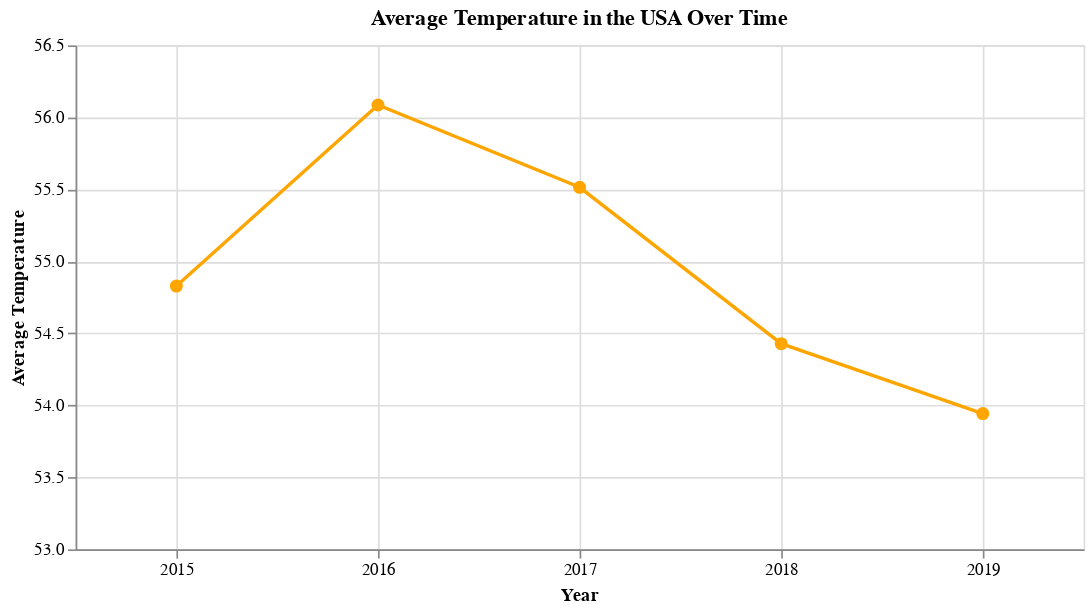

Source (notebook cell):
### Code cell
query_temperature = """
    SELECT Year, AVG(AverageTemperature) AS AverageTemperature
    FROM MonitorStation
    GROUP BY Year
    ORDER BY Year DESC
"""

# Execute the temperature query
cursor.execute(query_temperature)

# Fetch all temperature rows
temperature_rows = cursor.fetchall()

# Extract data into separate lists for plotting
years_temperature = []
average_temperature = []
for row in temperature_rows:
    years_temperature.append(row[0])
    average_temperature.append(row[1])


data = {"years_temperature": years_temperature,
        "average_temperature": average_temperature}

data = pd.DataFrame(data)

alt.Chart(data).mark_line(color = "orange", point = {"color":"orange", "size": 60}).encode(
    x = alt.X("years_temperature:O", title = 'Year', axis=alt.Axis(labelAngle= 0)),
    y = alt.Y("average_temperature:Q", title = 'Average Temperature', scale = alt.Scale(domain = [53, 56.5])),
    tooltip = [alt.Tooltip("years_temperature", title = "Year"),
               alt.Tooltip("average_temperature", title = "Average Temperature", format='.2f')]
).properties(
    title = 'Average Temperature in the USA Over Time',
    width = 600,
    height = 300
).configure_axis(
    grid = True
)

# Create a line graph
# plt.figure(figsize=(10, 6))
# plt.plot(years_temperature, average_temperature, marker='o', color='orange', linestyle='-')
# plt.xlabel('Year')
# plt.ylabel('Average Temperature')
# plt.title('Average Temperature in the USA Over Time')
# # Set integer ticks for the x-axis
# plt.xticks(np.arange(min(years), max(years) + 1, 1));
# plt.grid(True)
# plt.tight_layout()
# plt.show()

### Figure 1 — Vega-Lite specification as saved in the notebook (floating-point values rounded to 4 significant figures)
{"config": {"view": {"continuousWidth": 300, "continuousHeight": 300}, "axis": {"grid": true}}, "data": {"name": "data-9c058b2dc64e9c81338cc26691dd1607"}, "mark": {"type": "line", "color": "orange", "point": {"color": "orange", "size": 60}}, "encoding": {"tooltip": [{"field": "years_temperature", "title": "Year", "type": "quantitative"}, {"field": "average_temperature", "format": ".2f", "title": "Average Temperature", "type": "quantitative"}], "x": {"axis": {"labelAngle": 0}, "field": "years_temperature", "title": "Year", "type": "ordinal"}, "y": {"field": "average_temperature", "scale": {"domain": [53, 56.5]}, "title": "Average Temperature", "type": "quantitative"}}, "height": 300, "title": "Average Temperature in the USA Over Time", "width": 600, "$schema": "https://vega.github.io/schema/vega-lite/v5.16.3.json", "datasets": {"data-9c058b2dc64e9c81338cc26691dd1607": [{"years_temperature": 2019, "average_temperature": 53.94}, {"years_temperature": 2018, "average_temperature": 54.43}, {"years_temperature": 2017, "average_temperature": 55.51}, {"years_temperature": 2016, "average_temperature": 56.09}, {"years_temperature": 2015, "average_temperature": 54.83}]}}
